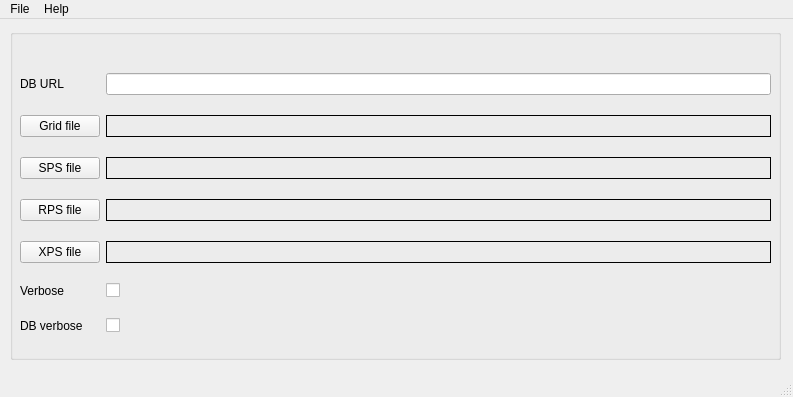
<?xml version="1.0" encoding="UTF-8"?>
<ui version="4.0">
 <class>MainWindow</class>
 <widget class="QMainWindow" name="MainWindow">
  <property name="geometry">
   <rect>
    <x>0</x>
    <y>0</y>
    <width>793</width>
    <height>397</height>
   </rect>
  </property>
  <property name="windowTitle">
   <string>MainWindow</string>
  </property>
  <widget class="QWidget" name="centralwidget">
   <widget class="QGroupBox" name="project">
    <property name="geometry">
     <rect>
      <x>10</x>
      <y>10</y>
      <width>771</width>
      <height>331</height>
     </rect>
    </property>
    <property name="font">
     <font>
      <weight>50</weight>
      <bold>false</bold>
     </font>
    </property>
    <property name="title">
     <string/>
    </property>
    <widget class="QWidget" name="gridLayoutWidget">
     <property name="geometry">
      <rect>
       <x>10</x>
       <y>30</y>
       <width>751</width>
       <height>291</height>
      </rect>
     </property>
     <layout class="QGridLayout" name="gridLayout">
      <item row="0" column="0">
       <widget class="QLabel" name="label">
        <property name="text">
         <string>DB URL</string>
        </property>
       </widget>
      </item>
      <item row="1" column="3">
       <widget class="QLabel" name="grid_file">
        <property name="frameShape">
         <enum>QFrame::Box</enum>
        </property>
        <property name="text">
         <string/>
        </property>
       </widget>
      </item>
      <item row="3" column="0">
       <widget class="QPushButton" name="rps_file_btn">
        <property name="text">
         <string>RPS file</string>
        </property>
       </widget>
      </item>
      <item row="0" column="3">
       <widget class="QLineEdit" name="db_url"/>
      </item>
      <item row="5" column="3">
       <widget class="QCheckBox" name="verbose">
        <property name="text">
         <string/>
        </property>
       </widget>
      </item>
      <item row="6" column="3">
       <widget class="QCheckBox" name="db_verbose">
        <property name="text">
         <string/>
        </property>
       </widget>
      </item>
      <item row="4" column="0">
       <widget class="QPushButton" name="xps_file_btn">
        <property name="text">
         <string>XPS file</string>
        </property>
       </widget>
      </item>
      <item row="5" column="0">
       <widget class="QLabel" name="label_6">
        <property name="text">
         <string>Verbose</string>
        </property>
       </widget>
      </item>
      <item row="1" column="0">
       <widget class="QPushButton" name="grid_file_btn">
        <property name="text">
         <string>Grid file</string>
        </property>
       </widget>
      </item>
      <item row="2" column="0">
       <widget class="QPushButton" name="sps_file_btn">
        <property name="text">
         <string>SPS file</string>
        </property>
       </widget>
      </item>
      <item row="6" column="0">
       <widget class="QLabel" name="label_7">
        <property name="text">
         <string>DB verbose</string>
        </property>
       </widget>
      </item>
      <item row="2" column="3">
       <widget class="QLabel" name="sps_file">
        <property name="frameShape">
         <enum>QFrame::Box</enum>
        </property>
        <property name="text">
         <string/>
        </property>
        <property name="wordWrap">
         <bool>true</bool>
        </property>
       </widget>
      </item>
      <item row="3" column="3">
       <widget class="QLabel" name="rps_file">
        <property name="frameShape">
         <enum>QFrame::Box</enum>
        </property>
        <property name="text">
         <string/>
        </property>
       </widget>
      </item>
      <item row="4" column="3">
       <widget class="QLabel" name="xps_file">
        <property name="frameShape">
         <enum>QFrame::Box</enum>
        </property>
        <property name="text">
         <string/>
        </property>
       </widget>
      </item>
     </layout>
    </widget>
   </widget>
  </widget>
  <widget class="QMenuBar" name="menubar">
   <property name="geometry">
    <rect>
     <x>0</x>
     <y>0</y>
     <width>793</width>
     <height>22</height>
    </rect>
   </property>
   <widget class="QMenu" name="menuFile">
    <property name="title">
     <string>File</string>
    </property>
    <addaction name="actionNew_project"/>
    <addaction name="actionOpen_project"/>
    <addaction name="actionSave_project"/>
    <addaction name="actionSave_as_project"/>
    <addaction name="separator"/>
    <addaction name="actionQuit"/>
   </widget>
   <widget class="QMenu" name="menuHelp">
    <property name="title">
     <string>Help</string>
    </property>
    <addaction name="actionLicense"/>
    <addaction name="actionAbout"/>
   </widget>
   <addaction name="menuFile"/>
   <addaction name="menuHelp"/>
  </widget>
  <widget class="QStatusBar" name="statusbar"/>
  <action name="actionNew_project">
   <property name="icon">
    <iconset resource="../resources.qrc">
     <normaloff>:/sfc-ui/icons/folder--plus-24.png</normaloff>:/sfc-ui/icons/folder--plus-24.png</iconset>
   </property>
   <property name="text">
    <string>New project</string>
   </property>
  </action>
  <action name="actionOpen_project">
   <property name="icon">
    <iconset resource="../resources.qrc">
     <normaloff>:/sfc-ui/icons/folder-open-document-24.png</normaloff>:/sfc-ui/icons/folder-open-document-24.png</iconset>
   </property>
   <property name="text">
    <string>Open project</string>
   </property>
  </action>
  <action name="actionSave_project">
   <property name="icon">
    <iconset resource="../resources.qrc">
     <normaloff>:/sfc-ui/icons/disk-24.png</normaloff>:/sfc-ui/icons/disk-24.png</iconset>
   </property>
   <property name="text">
    <string>Save project</string>
   </property>
  </action>
  <action name="actionSave_as_project">
   <property name="icon">
    <iconset resource="../resources.qrc">
     <normaloff>:/sfc-ui/icons/disk-24.png</normaloff>:/sfc-ui/icons/disk-24.png</iconset>
   </property>
   <property name="text">
    <string>Save as project</string>
   </property>
  </action>
  <action name="actionQuit">
   <property name="icon">
    <iconset resource="../resources.qrc">
     <normaloff>:/sfc-ui/icons/cross-24.png</normaloff>:/sfc-ui/icons/cross-24.png</iconset>
   </property>
   <property name="text">
    <string>Quit</string>
   </property>
  </action>
  <action name="actionLicense">
   <property name="icon">
    <iconset resource="../resources.qrc">
     <normaloff>:/sfc-ui/icons/key-16.png</normaloff>:/sfc-ui/icons/key-16.png</iconset>
   </property>
   <property name="text">
    <string>License</string>
   </property>
  </action>
  <action name="actionAbout">
   <property name="icon">
    <iconset resource="../resources.qrc">
     <normaloff>:/sfc-ui/icons/information-button-24.png</normaloff>:/sfc-ui/icons/information-button-24.png</iconset>
   </property>
   <property name="text">
    <string>About</string>
   </property>
  </action>
 </widget>
 <resources>
  <include location="../resources.qrc"/>
 </resources>
 <connections/>
</ui>
